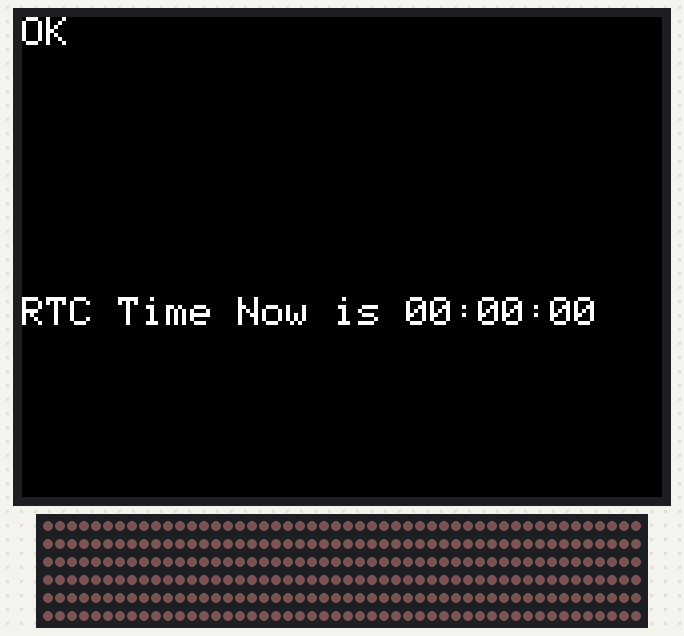
Bench run of a sketch on a simulated ESP32. Parts: 320×240 colour display, 300 RGB LEDs in strip order, left to right, continuing on the next row. Dim RGB values are drawn brighter than linear; the local clock reads 2024-03-15 10:24:30 at power-on unless the sketch sets it.

Above: at 0.42 s.
At 8.1 s:
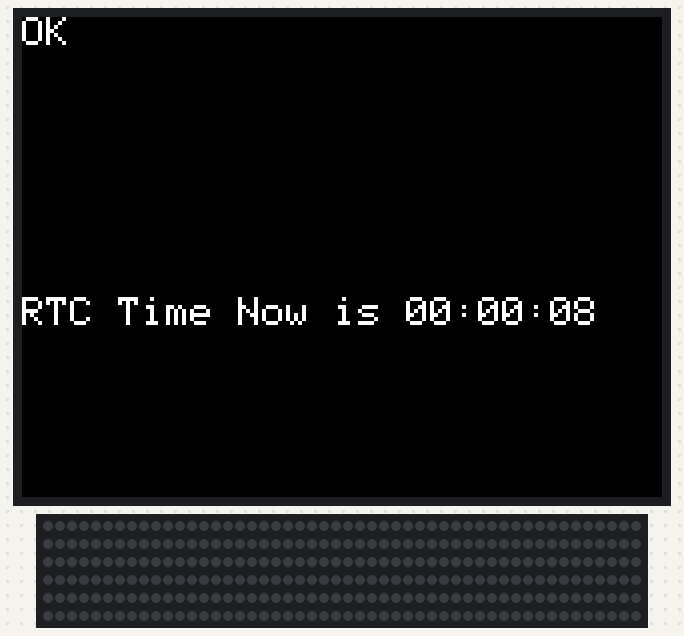
At 19.1 s:
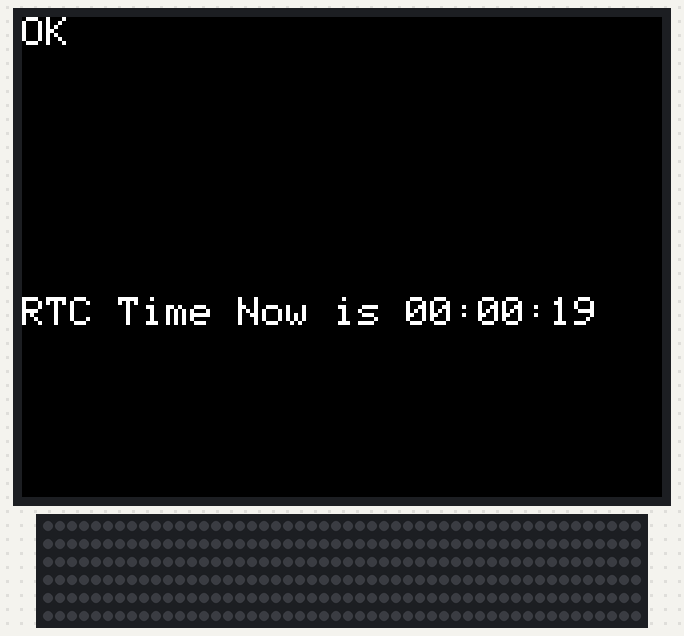
At 21.1 s:
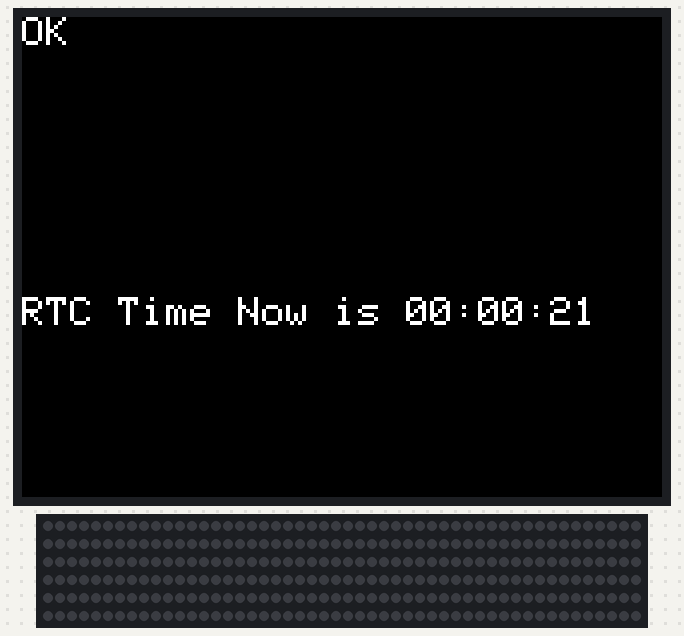
At 34.1 s:
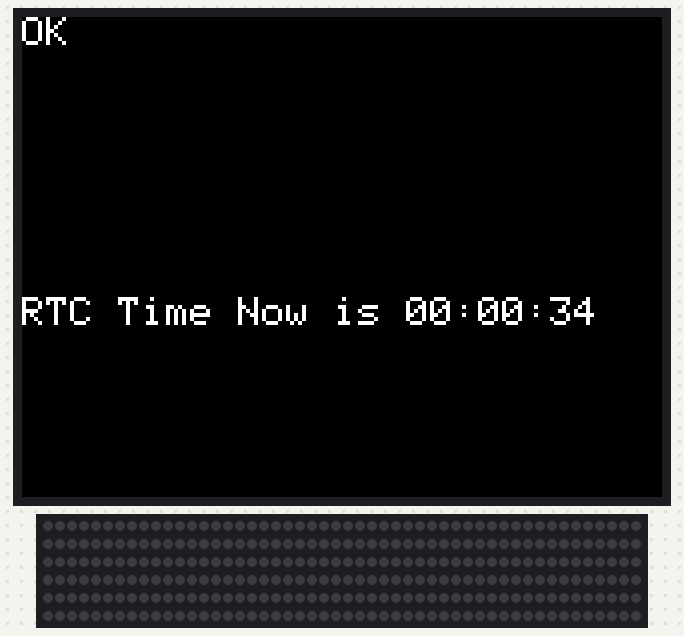
At 35.1 s:
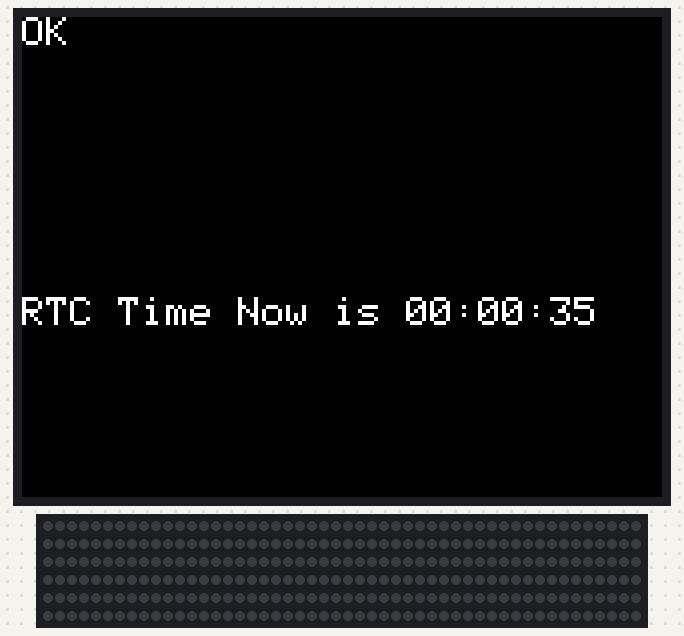

The sketch:

demo.ino
```cpp
//#include <M5Unified.h>
#include <M5Core2.h>
#include <Adafruit_NeoPixel.h>
//const int TIMEOUT = 30000;

//binary
uint8_t* bin;

const int len = 1201;
int rLen = 0;
int count = 0;
//https://qiita.com/hikoalpha/items/c4931230bebdf3c3955b
uint8_t buf[len];

//static void showValue(const void* mem, uint32_t len);

//https://arduino.stackexchange.com/questions/8457/serial-read-vs-serial-readbytes

//LED
int ledPin = 32;
int ledBrightness = 200;
int ledLength = 300;  //150 for 5m

Adafruit_NeoPixel strip(ledLength, ledPin, NEO_GRBW + NEO_KHZ800);

int vBreathTop = 100;
int vCounter = 0;
bool vDirection = true;
uint8_t red=  100;
uint8_t green = 50;
uint8_t blue = 50;

int degCounter = 0;


RTC_TimeTypeDef RTCtime;
RTC_TimeTypeDef RTCtime_Now;
char timeStrbuff[64];

//static void HslToRgb(double hue, double saturation, double lightness);

void setup() {
  M5.begin();
  Serial.begin(115200);
  setupLED();

  M5.Lcd.fillScreen(BLACK);
  M5.Lcd.setTextSize(2);
  M5.Lcd.println("OK");
  demo();

  HslToRgb(0.0,0.7,0.3);

  RTCtime.Hours   = 00;  // Set the time.  设置时间
  RTCtime.Minutes = 00;
  RTCtime.Seconds = 00;

  RTCtime_Now.Hours   = 00;
  RTCtime_Now.Minutes = 00;
  RTCtime_Now.Seconds = 00;

  M5.Rtc.SetTime(&RTCtime_Now);
}

void loop() {

  if(360<degCounter){
    degCounter = 0;
  }

  degCounter+=1;

  if(vBreathTop<vCounter){
    vDirection = false;
    vCounter = vBreathTop;
  }

  if(0>vCounter){
    vDirection = true;
    vCounter = 0;
  }

  //bleathOne(vCounter);
  //bleathTwo(vCounter,hCounter);
  //bleathSin(200,degCounter);
  bleathSin2(200,degCounter);

  if(vDirection){
      vCounter++;
  }else{
      vCounter--;
  }

  M5.Lcd.setCursor(0, 140);
  M5.Rtc.GetTime(&RTCtime_Now);  // Gets the current time.  获取当前时间
  sprintf(timeStrbuff,
          "RTC Time Now is %02d:%02d:%02d",  // Stores real-time time data to
                                              // timeStrbuff.
          // 将实时时间数据存储至timeStrbuff
          RTCtime_Now.Hours, RTCtime_Now.Minutes, RTCtime_Now.Seconds);
  M5.Lcd.println(
      timeStrbuff);  // Screen printing output timeStrbuff.  输出timeStrbuff

  double minuteRatio = RTCtime_Now.Minutes/60.0;

  HslToRgb(minuteRatio,0.7,0.3);

  delay(10);

  /*
  unsigned long timeout = millis() + TIMEOUT;
  uint8_t inIndex = 0;
  while ( ((int32_t)(millis() - timeout) < 0) && (inIndex < (sizeof(inData)/sizeof(inData[0])))) {
      if (Serial.available() > 0) {
          // read the incoming byte:
          inData[inIndex] = Serial.read();
          if (inIndex == length) {
              break;
          }
      }
  }
  */
}

/*
void serialEvent() {
    //https://arduinogetstarted.com/reference/serial-readbytesuntil
  // check if data is available
  if (Serial.available() > 0) {
    char c = char(255);
    rLen = Serial.readBytesUntil(c, buf, len);
    if(rLen==(len-1)){
      showValue();
      showLED();
    }

    Serial.flush();
  }
}
*/

/*
void serialEvent() {

  uint8_t character= 255;

  rLen = Serial.readBytesUntil(char(255), buf, len);
  //Serial.readBytes(buf, len);

  /*
  uint8_t index= 0;

  while(Serial.available()>0){
    buf[index] = Serial.read();
    if(buf[index] == 255){
      break;
    }

    //Serial.readBytes(buf, len);
    index++;
  }

  //Serial.flush();
  //showValue();


}
*/


void showValue(){

  M5.Lcd.fillRect(0,100,320,120, BLACK);

  /*
  for(int i = 0;i<len;i++){
    int w;
    w = buf[i];

    if(w == 254){
      uint16_t rgbColor = 0;
      rgbColor = M5.Lcd.color565(255, 255, 255);
      //rgbColor = M5.Lcd.color565(10,10,10);

      M5.Lcd.drawLine(i, 100,i,240,rgbColor);
    }else{
      uint16_t rgbColor = 0;
      rgbColor = M5.Lcd.color565(0,0,0);
      //rgbColor = M5.Lcd.color565(10,10,10);

      M5.Lcd.drawLine(i, 100,i,240,rgbColor);
    }

    uint16_t rgbColor = 0;
    rgbColor = M5.Lcd.color565(w, w, w);
    //rgbColor = M5.Lcd.color565(10,10,10);

    int x = i;
    if(x>319){
      x = 319;
    }

    M5.Lcd.drawLine(x, 100,x,240,rgbColor);
  }
  */

  for(int i = 0;i<len;i++){
    int w;
    w = buf[i];
    uint16_t wColor = 0;
    wColor = M5.Lcd.color565(w, w, w);

    /*
    int x = i;
    */
    int x = round(i/4);
    if(x>300){
      x = 300;
    }
    //M5.Lcd.drawLine(x, 120,x,240,wColor);
    if(w>0){
      M5.Lcd.fillRect(x-1, 120,4,120, wColor);
    }

  }

  M5.Lcd.setTextSize(2);
  M5.Lcd.println(rLen, DEC);

}

float degToRad(float deg){
  float rad = (deg * 71) / 4068;
  return rad;
}
```

hsl_to_rgb.ino
```cpp
//static void HslToRgb(double hue, double saturation, double lightness, uint8_t &red, uint8_t &green, uint8_t &blue);

void HslToRgb(double h, double s, double l) {
  double r, g, b;
  if (s == 0) {
    r = g = b = l; // achromatic
  } else {
    auto q = l < 0.5 ? l * (1 + s) : l + s - l * s;
    auto p = 2 * l - q;
    r = hue_to_rgb(p, q, h + 1 / 3.0);
    g = hue_to_rgb(p, q, h);
    b = hue_to_rgb(p, q, h - 1 / 3.0);
  }
  red   = static_cast<uint8_t>(r * 255);
  green = static_cast<uint8_t>(g * 255);
  blue  = static_cast<uint8_t>(b * 255);
}

double hue_to_rgb(double p, double q, double t) {
  if (t < 0) t += 1;
  if (t > 1) t -= 1;
  if (t < 1 / 6.0) return p + (q - p) * 6 * t;
  if (t < 1 / 2.0) return q;
  if (t < 2 / 3.0) return p + (q - p) * (2 / 3.0 - t) * 6;
  return p;
}
```

light.ino
```cpp
void setupLED(){
  strip.updateLength(ledLength);
  strip.begin();           // INITIALIZE NeoPixel strip object (REQUIRED)
  strip.show();            // Turn OFF all pixels ASAP
  strip.setBrightness(ledBrightness);
}

void showLED(){
  /*
  for(int i=0; i<(len-1);i++){
    int index = round(i/4);

    int w;
    w = buf[i];

    uint32_t  c = strip.Color(w,w,w,w);
    strip.setPixelColor(index, c);         //  Set pixel's color (in RAM)
  }
  */
  for(int i=0; i<(len-1);i++){
    int index = round(i/4);

    int w;
    w = buf[i];

    uint32_t  c = strip.Color(w,w,w,w);
    strip.setPixelColor(i, c);         //  Set pixel's color (in RAM)
  }
  strip.show();
}

void demo(){
  for(int i=0; i<ledLength;i++){

    int w=60;

    uint32_t  c = strip.Color(w,w,w,w);
    strip.setPixelColor(i, c);         //  Set pixel's color (in RAM)
  }
  strip.show();
}

void bleathOne(int val){
  for(int i=0; i<ledLength;i++){

    int w=val;

    uint32_t  c = strip.Color(red,green,blue,w);
    strip.setPixelColor(i, c);         //  Set pixel's color (in RAM)
  }
  strip.show();
}

void bleathTwo(int v,int h){
  for(int i=0; i<ledLength;i++){

    int w=v;

    uint32_t  c;
    if(i == h){
      c = strip.Color(red,green,blue,w);
    }else{
      c = strip.Color(red,green,blue,0);
    }

    strip.setPixelColor(i, c);         //  Set pixel's color (in RAM)
  }
  strip.show();
}

void bleathSin(int max,int deg){

  for(int i=0; i<ledLength;i++){

    float degrees = deg+i;
    float radians = degToRad(degrees);
    float ratio = (sin(radians) + 1)/2.0;

    float value = max * ratio;

    int w= round(value);

    //uint32_t  c = strip.Color(red,green,blue,w);
    uint32_t  c = strip.Color(0,0,0,w);
    strip.setPixelColor(i, c);         //  Set pixel's color (in RAM)
  }
  strip.show();
}

void bleathSin2(int max,int deg){

  for(int i=0; i<ledLength;i++){

    float degrees = deg;
    float radians = degToRad(degrees);
    float ratio = sin(radians);
    if(ratio<0){
      ratio = 0;
    }


    int w= round(max * ratio);
    int r= round(red * ratio);
    int g= round(green * ratio);
    int b= round(blue * ratio);

    //uint32_t  c = strip.Color(red,green,blue,w);
    uint32_t  c = strip.Color(r,g,b,w);
    strip.setPixelColor(i, c);         //  Set pixel's color (in RAM)
  }
  strip.show();
}
```

Measured:
- what the display in image 2 shows lasts 1.0 s, from 19.0 s to 20.0 s
- what the display in image 5 shows lasts 0.8 s, from 35.0 s to 35.8 s
